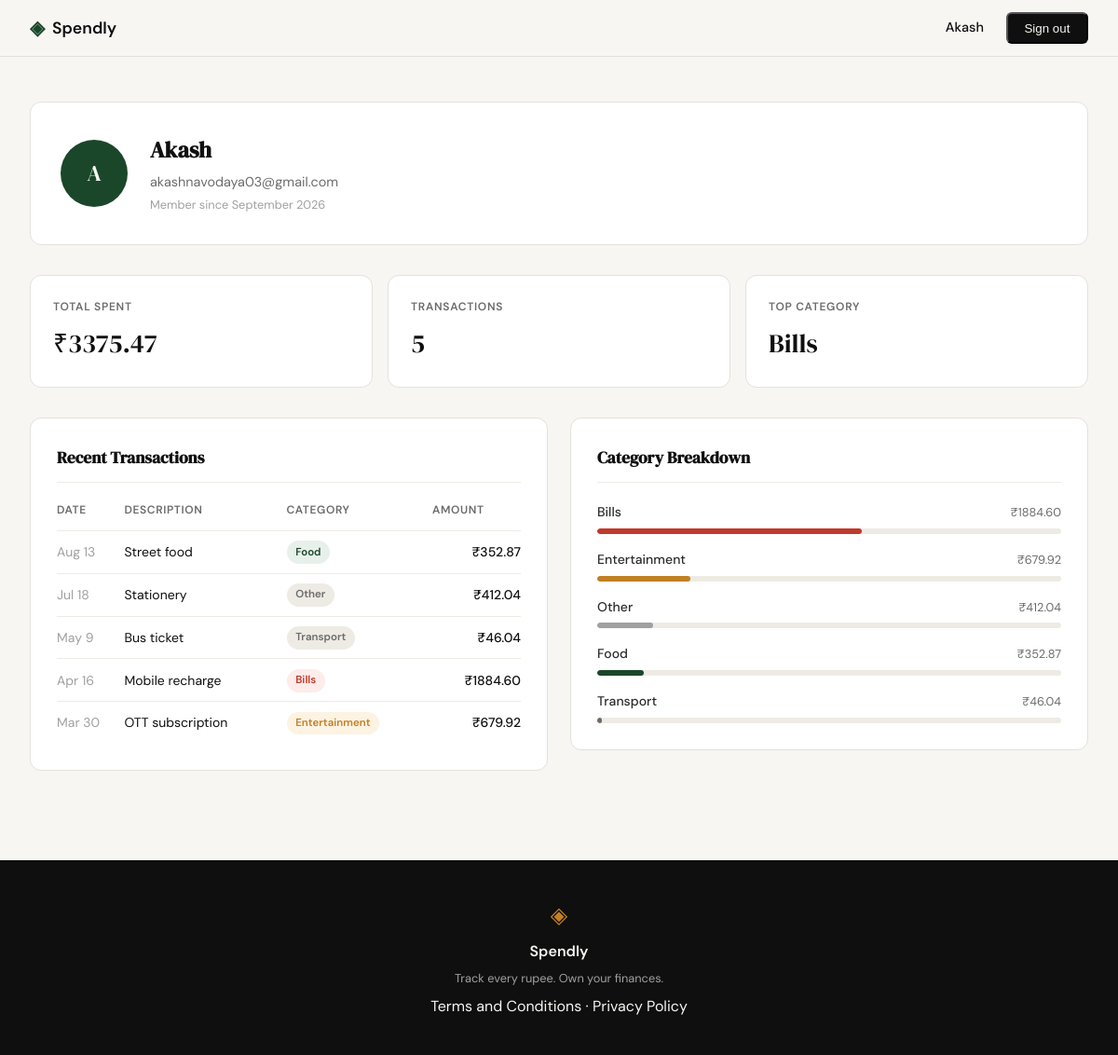
/profile (signed in), run on the app's committed database.
### tables this page shows
CREATE TABLE users (
            id INTEGER PRIMARY KEY AUTOINCREMENT,
            name TEXT NOT NULL,
            email TEXT UNIQUE NOT NULL,
            password_hash TEXT NOT NULL,
            created_at TEXT DEFAULT (datetime('now'))
        );

CREATE TABLE expenses (
            id INTEGER PRIMARY KEY AUTOINCREMENT,
            user_id INTEGER NOT NULL,
            amount REAL NOT NULL,
            category TEXT NOT NULL,
            date TEXT NOT NULL,
            description TEXT,
            created_at TEXT DEFAULT (datetime('now')),
            FOREIGN KEY (user_id) REFERENCES users(id)
        );

### app.py (the view)
@app.route("/profile")
def profile():
    if not session.get("user_id"):
        return redirect(url_for("login"))
    user_id = session["user_id"]
    user         = get_user_by_id(user_id)
    stats        = get_summary_stats(user_id)
    transactions = get_recent_transactions(user_id)
    categories   = get_category_breakdown(user_id)
    return render_template("profile.html",
                           user=user,
                           stats=stats,
                           transactions=transactions,
                           categories=categories)

### database/db.py (called while the page is built)
def get_db():
    conn = sqlite3.connect(DB_PATH)
    conn.row_factory = sqlite3.Row
    conn.execute("PRAGMA foreign_keys = ON")
    return conn

### database/queries.py (called while the page is built)
def get_recent_transactions(user_id, limit=10):
    conn = get_db()
    rows = conn.execute(
        "SELECT date, description, category, amount FROM expenses "
        "WHERE user_id = ? ORDER BY date DESC LIMIT ?",
        (user_id, limit)
    ).fetchall()
    conn.close()
    return [
        {
            "date": datetime.strptime(r["date"], "%Y-%m-%d").strftime("%b %-d"),
            "description": r["description"],
            "category": r["category"],
            "amount": f"₹{r['amount']:.2f}",
        }
        for r in rows
    ]

def get_summary_stats(user_id):
    conn = get_db()
    row = conn.execute(
        "SELECT SUM(amount), COUNT(*) FROM expenses WHERE user_id = ?",
        (user_id,)
    ).fetchone()
    total = row[0] or 0.0
    count = row[1] or 0
    top = conn.execute(
        "SELECT category FROM expenses WHERE user_id = ? "
        "GROUP BY category ORDER BY SUM(amount) DESC LIMIT 1",
        (user_id,)
    ).fetchone()
    conn.close()
    return {
        "total_spent": f"₹{total:.2f}",
        "transaction_count": count,
        "top_category": top["category"] if top else "—",
    }

def get_user_by_id(user_id):
    conn = get_db()
    row = conn.execute(
        "SELECT name, email, created_at FROM users WHERE id = ?", (user_id,)
    ).fetchone()
    conn.close()
    if row is None:
        return None
    dt = datetime.strptime(row["created_at"][:10], "%Y-%m-%d")
    initials = "".join(w[0].upper() for w in row["name"].split()[:2])
    return {
        "name": row["name"],
        "email": row["email"],
        "member_since": dt.strftime("%B %Y"),
        "initials": initials,
    }

def get_category_breakdown(user_id):
    conn = get_db()
    rows = conn.execute(
        "SELECT category, SUM(amount) as total FROM expenses "
        "WHERE user_id = ? GROUP BY category ORDER BY total DESC",
        (user_id,)
    ).fetchall()
    conn.close()
    if not rows:
        return []
    grand = sum(r["total"] for r in rows)
    result = [
        {
            "name": r["category"],
            "amount": f"₹{r['total']:.2f}",
            "pct": round(r["total"] / grand * 100),
        }
        for r in rows
    ]
    diff = 100 - sum(c["pct"] for c in result)
    result[0]["pct"] += diff
    return result

### templates/profile.html (shortened to what this page needs)
{% extends "base.html" %}
{% block content %}
<div class="profile-page">
    <div class="profile-inner">
        <div class="profile-header-card">
            <div class="profile-avatar">{{ user.initials }}</div>
            <div class="profile-meta">
                <h1 class="profile-name">{{ user.name }}</h1>
                <p class="profile-email">{{ user.email }}</p>
                <p class="profile-since">Member since {{ user.member_since }}</p>
            </div>
        </div>
        <div class="stats-row">
            <div class="stat-card">
                <span class="stat-label">Total Spent</span>
                <span class="stat-value">{{ stats.total_spent }}</span>
            </div>
            <div class="stat-card">
                <span class="stat-label">Transactions</span>
                <span class="stat-value">{{ stats.transaction_count }}</span>
            </div>
            <div class="stat-card">
                <span class="stat-label">Top Category</span>
                <span class="stat-value">{{ stats.top_category }}</span>
            </div>
        </div>
        <div class="profile-grid">
            <div class="profile-card">
                <h2 class="card-title">Recent Transactions</h2>
                <table class="tx-table">
                    <thead>
                        <tr>
                            <th>Date</th>
                            <th>Description</th>
                            <th>Category</th>
                            <th class="tx-amount-col">Amount</th>
                        </tr>
                    </thead>
                    <tbody>
                        {% for tx in transactions %}
                        <tr>
                            <td class="tx-date">{{ tx.date }}</td>
                            <td>{{ tx.description }}</td>
                            <td><span class="badge badge--{{ tx.category | lower }}">{{ tx.category }}</span></td>
                            <td class="tx-amount">{{ tx.amount }}</td>
                        </tr>
                        {% endfor %}
                    </tbody>
                </table>
            </div>
            <div class="profile-card">
                <h2 class="card-title">Category Breakdown</h2>
                <div class="breakdown-list">
                    {% for cat in categories %}
                    <div class="breakdown-row">
                        <div class="breakdown-meta">
                            <span class="breakdown-name">{{ cat.name }}</span>
                            <span class="breakdown-total">{{ cat.amount }}</span>
                        </div>
                        <div class="breakdown-track">
                            <div class="breakdown-bar breakdown-bar--{{ cat.name | lower }}" style="width: {{ cat.pct }}%"></div>
                        </div>
                    </div>
                    {% endfor %}
                </div>
            </div>
        </div>
    </div>
</div>
{% endblock %}

### templates/base.html (shortened to what this page needs)
<!DOCTYPE html>
<html lang="en">
<head>
    <link rel="stylesheet" href="{{ url_for('static', filename='css/style.css') }}">
</head>
<body>
    <nav class="navbar">
        <div class="nav-inner">
            <a href="{{ url_for('landing') }}" class="nav-brand">
                <span class="brand-icon">◈</span>
                <span class="brand-name">Spendly</span>
            </a>
            <div class="nav-links">
                {% if session.get('user_id') %}
                    <span>{{ session.get('user_name') }}</span>
                    <form method="post" action="{{ url_for('logout') }}" style="display:inline">
                        <button type="submit" class="nav-cta">Sign out</button>
                    </form>
                {% else %}
                    <a href="{{ url_for('login') }}">Sign in</a>
                    <a href="{{ url_for('register') }}" class="nav-cta">Get started</a>
                {% endif %}
            </div>
        </div>
    </nav>
    <main class="main-content">
        {% block content %}{% endblock %}
    </main>
    <footer class="footer">
        <div class="footer-inner">
            <span class="brand-icon">◈</span>
            <span class="footer-name">Spendly</span>
            <p class="footer-copy">Track every rupee. Own your finances.</p>
            <p><a href="/terms">Terms and Conditions</a> · <a href="/privacy">Privacy Policy</a></p>
        </div>
    </footer>
</body>
</html>

### data on the page
users: get "Akash", name "Akash", email "akashnavodaya03@gmail.com"
expenses: top_category "Bills", date "Apr 16", description "Mobile recharge", category "Bills", amount "₹1884.60"
expenses: date "Aug 13", description "Street food", category "Food", amount "₹352.87"
expenses: date "Jul 18", description "Stationery", category "Other", amount "₹412.04"
expenses: date "May 9", description "Bus ticket", category "Transport", amount "₹46.04"
expenses: date "Mar 30", description "OTT subscription", category "Entertainment", amount "₹679.92"

### other printed values
{{ user.initials }} "A"
{{ user.member_since }} "September 2026"
{{ stats.total_spent }} "₹3375.47"
{{ stats.transaction_count }} "5"
{{ cat.name }} "Bills" "Entertainment" "Other" "Food" "Transport"
{{ cat.amount }} "₹1884.60" "₹679.92" "₹412.04" "₹352.87" "₹46.04"
